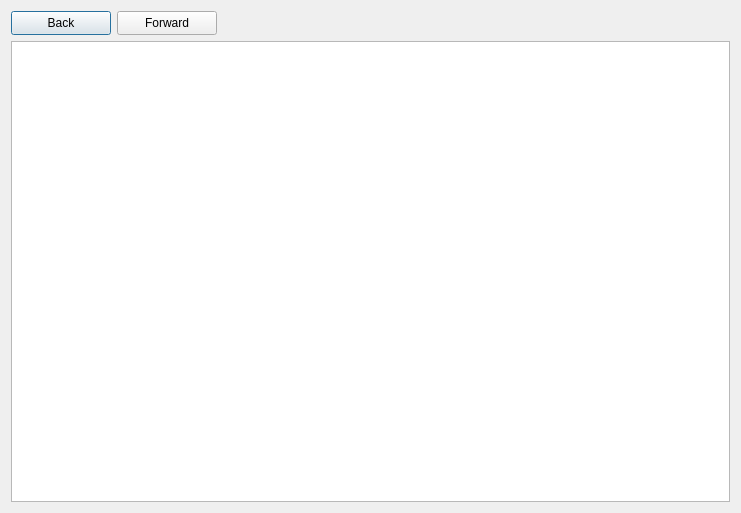
<?xml version="1.0" encoding="UTF-8"?>
<ui version="4.0">
 <class>HelpDlg</class>
 <widget class="QDialog" name="HelpDlg">
  <property name="geometry">
   <rect>
    <x>0</x>
    <y>0</y>
    <width>741</width>
    <height>513</height>
   </rect>
  </property>
  <property name="windowTitle">
   <string/>
  </property>
  <layout class="QGridLayout" name="gridLayout">
   <item row="0" column="0">
    <widget class="QPushButton" name="backButton">
     <property name="minimumSize">
      <size>
       <width>100</width>
       <height>24</height>
      </size>
     </property>
     <property name="text">
      <string>Back</string>
     </property>
     <property name="icon">
      <iconset resource="resource.qrc">
       <normaloff>:/images/back16.png</normaloff>:/images/back16.png</iconset>
     </property>
    </widget>
   </item>
   <item row="0" column="1">
    <widget class="QPushButton" name="forwardButton">
     <property name="minimumSize">
      <size>
       <width>100</width>
       <height>24</height>
      </size>
     </property>
     <property name="layoutDirection">
      <enum>Qt::LeftToRight</enum>
     </property>
     <property name="text">
      <string>Forward</string>
     </property>
     <property name="icon">
      <iconset resource="resource.qrc">
       <normaloff>:/images/forward16.png</normaloff>:/images/forward16.png</iconset>
     </property>
    </widget>
   </item>
   <item row="0" column="2">
    <spacer name="horizontalSpacer">
     <property name="orientation">
      <enum>Qt::Horizontal</enum>
     </property>
     <property name="sizeHint" stdset="0">
      <size>
       <width>558</width>
       <height>20</height>
      </size>
     </property>
    </spacer>
   </item>
   <item row="1" column="0" colspan="3">
    <widget class="QTextBrowser" name="helpBrowser"/>
   </item>
  </layout>
 </widget>
 <resources>
  <include location="resource.qrc"/>
 </resources>
 <connections/>
</ui>
